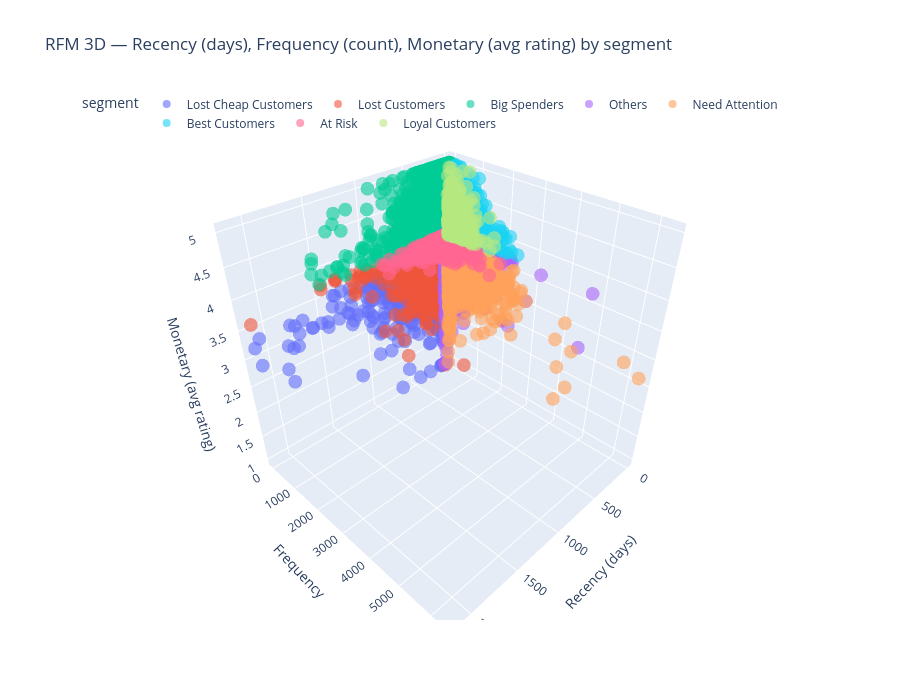

This figure's notebook cell:
### Markdown cell above
## Section 5.3 RFM Visualizations

To better understand the structure of the segmented user base, we visualize the distribution of RFM metrics and segment sizes using multiple complementary plots.

The following visualizations are produced:

1. **3D Scatter Plot**  
   Displays users in the three-dimensional RFM space, allowing visual inspection of segment separation.

2. **R–F Heatmap**  
   Shows the distribution of users across recency and frequency quintiles.

3. **Boxplots by Segment**  
   Compare the distributions of R, F, and M metrics across segments.

4. **Segment Size Visualization**  
   Bar charts and treemaps illustrate the relative population of each segment.

5. **Composite Score Distribution**  
   Shows how overall engagement (RFM_score) is distributed across users.

Together, these visualizations help validate whether the segmentation meaningfully separates different types of user behavior.

### Code cell
# 5.3.1 — 3D scatter: R, F, M colored by segment (sample if >25k users for performance)
plot_df = rfm.copy()
if len(plot_df) > 25000:
    plot_df = plot_df.sample(n=25000, random_state=42)
fig = px.scatter_3d(
    plot_df, x="R", y="F", z="M", color="segment",
    title="RFM 3D — Recency (days), Frequency (count), Monetary (avg rating) by segment",
    labels={"R": "Recency (days)", "F": "Frequency", "M": "Monetary (avg rating)"},
    opacity=0.6, height=700,
)
fig.update_layout(legend=dict(orientation="h", yanchor="top", y=1.02))
fig.write_html(OUTPUT_DIR / "rfm_3d_scatter.html")
fig.show()

### Figure 1 — Plotly figure (JSON) as saved in the notebook; plotly's stock layout.template omitted (floating-point values rounded to 4 significant figures; data arrays with more than 128 entries replaced by an {"elided": "..."} marker saying what was removed)
{"data": [{"hovertemplate": "segment=Lost Cheap Customers<br>Recency (days)=%{x}<br>Frequency=%{y}<br>Monetary (avg rating)=%{z}<extra></extra>", "legendgroup": "Lost Cheap Customers", "marker": {"color": "#636efa", "opacity": 0.6, "symbol": "circle"}, "mode": "markers", "name": "Lost Cheap Customers", "scene": "scene", "showlegend": true, "type": "scatter3d", "x": {"elided": "2182 int values"}, "y": {"elided": "2182 int values"}, "z": {"elided": "2182 float values"}}, {"hovertemplate": "segment=Lost Customers<br>Recency (days)=%{x}<br>Frequency=%{y}<br>Monetary (avg rating)=%{z}<extra></extra>", "legendgroup": "Lost Customers", "marker": {"color": "#EF553B", "opacity": 0.6, "symbol": "circle"}, "mode": "markers", "name": "Lost Customers", "scene": "scene", "showlegend": true, "type": "scatter3d", "x": {"elided": "2706 int values"}, "y": {"elided": "2706 int values"}, "z": {"elided": "2706 float values"}}, {"hovertemplate": "segment=Big Spenders<br>Recency (days)=%{x}<br>Frequency=%{y}<br>Monetary (avg rating)=%{z}<extra></extra>", "legendgroup": "Big Spenders", "marker": {"color": "#00cc96", "opacity": 0.6, "symbol": "circle"}, "mode": "markers", "name": "Big Spenders", "scene": "scene", "showlegend": true, "type": "scatter3d", "x": {"elided": "7300 int values"}, "y": {"elided": "7300 int values"}, "z": {"elided": "7300 float values"}}, {"hovertemplate": "segment=Others<br>Recency (days)=%{x}<br>Frequency=%{y}<br>Monetary (avg rating)=%{z}<extra></extra>", "legendgroup": "Others", "marker": {"color": "#ab63fa", "opacity": 0.6, "symbol": "circle"}, "mode": "markers", "name": "Others", "scene": "scene", "showlegend": true, "type": "scatter3d", "x": {"elided": "5060 int values"}, "y": {"elided": "5060 int values"}, "z": {"elided": "5060 float values"}}, {"hovertemplate": "segment=Need Attention<br>Recency (days)=%{x}<br>Frequency=%{y}<br>Monetary (avg rating)=%{z}<extra></extra>", "legendgroup": "Need Attention", "marker": {"color": "#FFA15A", "opacity": 0.6, "symbol": "circle"}, "mode": "markers", "name": "Need Attention", "scene": "scene", "showlegend": true, "type": "scatter3d", "x": {"elided": "4157 int values"}, "y": {"elided": "4157 int values"}, "z": {"elided": "4157 float values"}}, {"hovertemplate": "segment=Best Customers<br>Recency (days)=%{x}<br>Frequency=%{y}<br>Monetary (avg rating)=%{z}<extra></extra>", "legendgroup": "Best Customers", "marker": {"color": "#19d3f3", "opacity": 0.6, "symbol": "circle"}, "mode": "markers", "name": "Best Customers", "scene": "scene", "showlegend": true, "type": "scatter3d", "x": {"elided": "2037 int values"}, "y": {"elided": "2037 int values"}, "z": {"elided": "2037 float values"}}, {"hovertemplate": "segment=At Risk<br>Recency (days)=%{x}<br>Frequency=%{y}<br>Monetary (avg rating)=%{z}<extra></extra>", "legendgroup": "At Risk", "marker": {"color": "#FF6692", "opacity": 0.6, "symbol": "circle"}, "mode": "markers", "name": "At Risk", "scene": "scene", "showlegend": true, "type": "scatter3d", "x": {"elided": "867 int values"}, "y": {"elided": "867 int values"}, "z": {"elided": "867 float values"}}, {"hovertemplate": "segment=Loyal Customers<br>Recency (days)=%{x}<br>Frequency=%{y}<br>Monetary (avg rating)=%{z}<extra></extra>", "legendgroup": "Loyal Customers", "marker": {"color": "#B6E880", "opacity": 0.6, "symbol": "circle"}, "mode": "markers", "name": "Loyal Customers", "scene": "scene", "showlegend": true, "type": "scatter3d", "x": {"elided": "691 int values"}, "y": {"elided": "691 int values"}, "z": {"elided": "691 float values"}}], "layout": {"height": 700, "legend": {"orientation": "h", "title": {"text": "segment"}, "tracegroupgap": 0, "y": 1.02, "yanchor": "top"}, "scene": {"domain": {"x": [0, 1], "y": [0, 1]}, "xaxis": {"title": {"text": "Recency (days)"}}, "yaxis": {"title": {"text": "Frequency"}}, "zaxis": {"title": {"text": "Monetary (avg rating)"}}}, "title": {"text": "RFM 3D — Recency (days), Frequency (count), Monetary (avg rating) by segment"}}}
